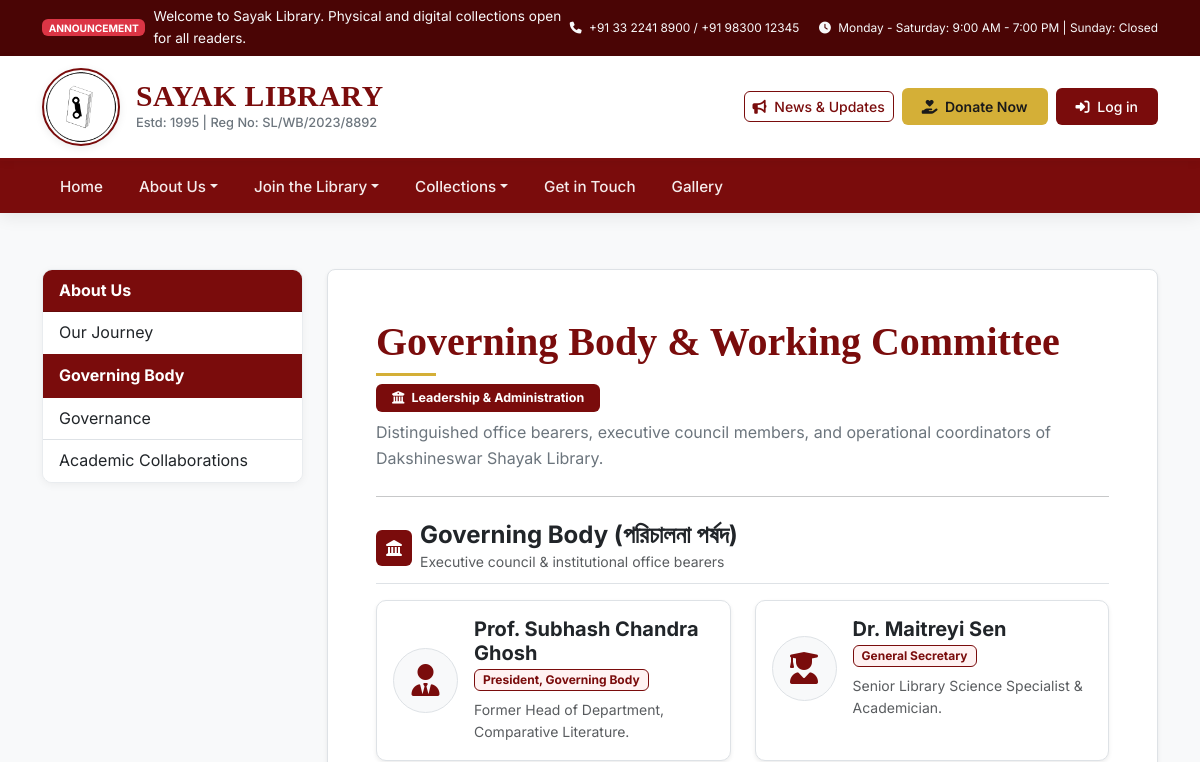
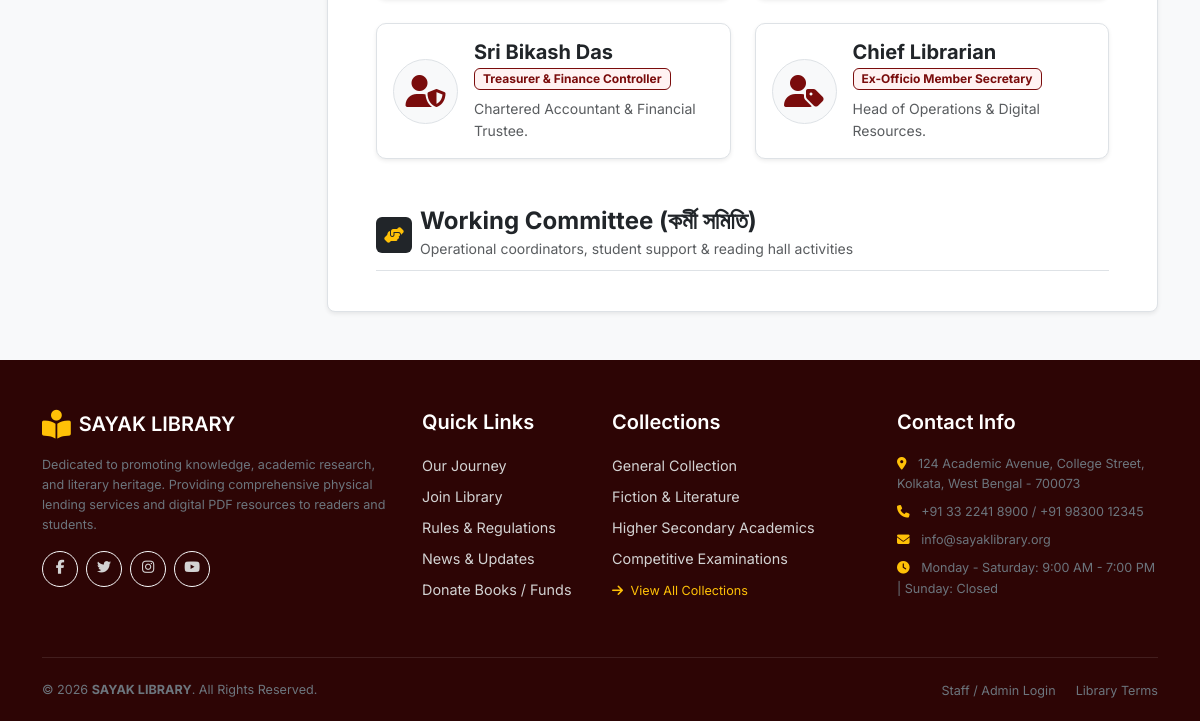
The app's page /governing-body.php, older data (2 pictures, top to bottom).
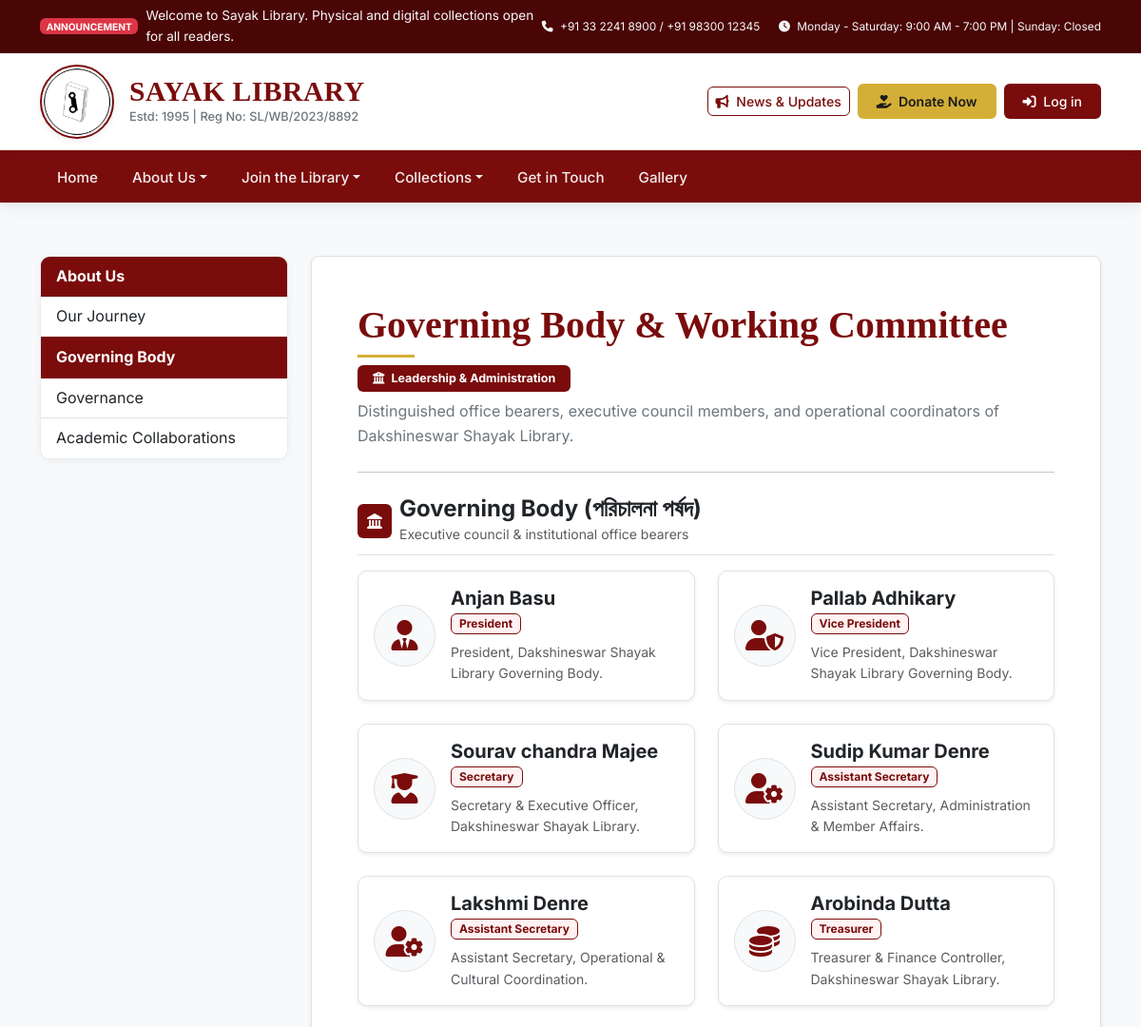
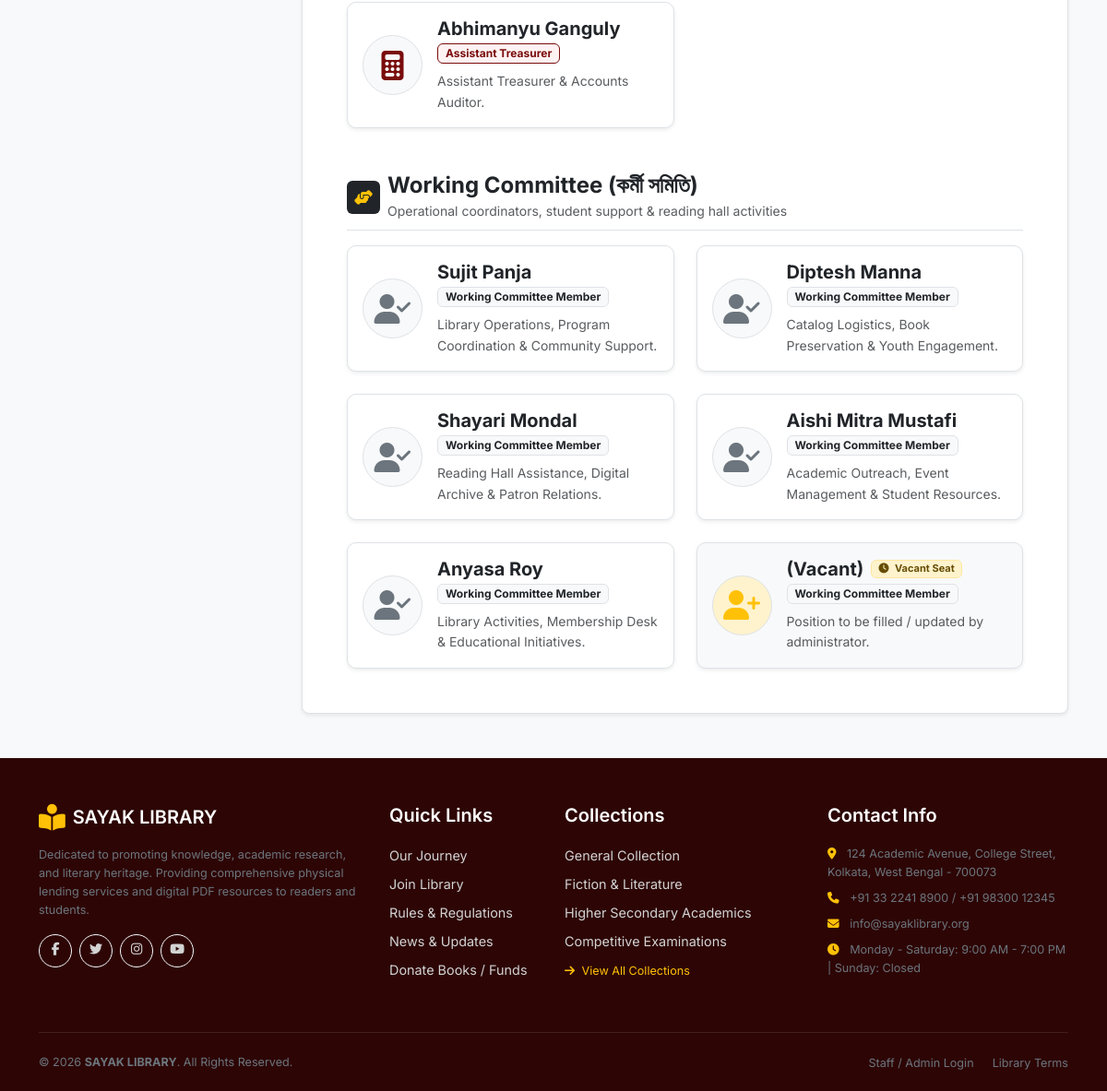
The same page, newer data (2 pictures, top to bottom).
### tables this page shows
CREATE TABLE `governing_body_members` (
  `id` INT UNSIGNED AUTO_INCREMENT PRIMARY KEY,
  `name` VARCHAR(150) NOT NULL,
  `designation` VARCHAR(150) NOT NULL,
  `committee_type` VARCHAR(50) NOT NULL DEFAULT 'Governing Body',
  `description` TEXT DEFAULT NULL,
  `photo` VARCHAR(255) DEFAULT NULL,
  `icon` VARCHAR(50) DEFAULT 'fa-user-tie',
  `sort_order` INT NOT NULL DEFAULT 0,
  `status` ENUM('Active', 'Inactive') NOT NULL DEFAULT 'Active',
  `created_at` TIMESTAMP DEFAULT CURRENT_TIMESTAMP,
  `updated_at` TIMESTAMP DEFAULT CURRENT_TIMESTAMP ON UPDATE CURRENT_TIMESTAMP
);

CREATE TABLE `categories` (
  `id` INT UNSIGNED AUTO_INCREMENT PRIMARY KEY,
  `category_name` VARCHAR(100) NOT NULL UNIQUE,
  `slug` VARCHAR(100) NOT NULL UNIQUE,
  `description` TEXT DEFAULT NULL,
  `status` ENUM('Active', 'Inactive') NOT NULL DEFAULT 'Active',
  `created_at` TIMESTAMP DEFAULT CURRENT_TIMESTAMP
);

### includes/functions.php (called while the page is built, shortened)
<?php
function escape(?string $string): string {
    return htmlspecialchars($string ?? '', ENT_QUOTES, 'UTF-8');
}

### governing-body.php (the view, shortened to what the changed rows need)
<?php
require_once __DIR__ . '/includes/header.php';
?>
<div class="container py-5">
    <div class="row">
        <div class="col-lg-9">
            <div class="bg-white p-4 p-md-5 rounded-3 shadow-sm border">
                <div class="d-flex justify-content-between align-items-center flex-wrap gap-2 mb-2">
                    <h1 class="section-title mb-0">Governing Body & Working Committee</h1>
                </div>
<?php
$db = getDB();
$allMembers = $db->query("SELECT * FROM governing_body_members WHERE status = 'Active' ORDER BY sort_order ASC, id ASC")->fetchAll();
$govBody = array_filter($allMembers, fn($m) => ($m['committee_type'] ?? 'Governing Body') === 'Governing Body');
$workingComm = array_filter($allMembers, fn($m) => ($m['committee_type'] ?? '') === 'Working Committee');
?>
                <div class="row g-4 mb-5">
                    <?php if (!empty($govBody)): ?>
                        <?php foreach ($govBody as $m): ?>
                            <div class="col-md-6">
                                <div class="card h-100 border p-3 sayak-card shadow-sm">
                                    <div class="d-flex align-items-center">
                                        <?php if (!empty($m['photo']) && file_exists(ROOT_PATH . 'uploads/governing_body/' . $m['photo'])): ?>
                                            <img src="<?= BASE_URL ?>uploads/governing_body/<?= escape($m['photo']) ?>" alt="<?= escape($m['name']) ?>" class="rounded-circle border border-2 border-maroon shadow-sm me-3 flex-shrink-0" style="width: 65px; height: 65px; object-fit: cover;">
                                        <?php else: ?>
                                            <div class="rounded-circle bg-light d-flex align-items-center justify-content-center me-3 flex-shrink-0 border" style="width:65px; height:65px;">
                                                <i class="fas <?= escape($m['icon'] ?: 'fa-user-tie') ?> fa-2x text-maroon" style="color: #7A0C0C;"></i>
                                            </div>
                                        <?php endif; ?>
                                        <div class="flex-grow-1">
                                            <h5 class="fw-bold mb-0 font-serif text-dark"><?= escape($m['name']) ?></h5>
                                            <span class="badge font-serif px-2 py-1 my-1" style="background-color: #FFF2F2; color: #7A0C0C; border: 1px solid #7A0C0C; font-size: 12px;">
                                                <?= escape($m['designation']) ?>
                                            </span>
                                            <?php if (!empty($m['description'])): ?>
                                                <p class="small text-muted mb-0 mt-1"><?= nl2br(escape($m['description'])) ?></p>
                                            <?php endif; ?>
                                        </div>
                                    </div>
                                </div>
                            </div>
                        <?php endforeach; ?>
                    <?php endif; ?>
                </div>
                <div class="row g-4">
                    <?php if (!empty($workingComm)): ?>
                        <?php foreach ($workingComm as $m): ?>
                            <?php $isVacant = (trim($m['name']) === '(Vacant)'); ?>
                            <div class="col-md-6">
                                <div class="card h-100 border p-3 sayak-card shadow-sm <?= $isVacant ? 'bg-light border-dashed' : '' ?>">
                                    <div class="d-flex align-items-center">
                                        <?php if (!empty($m['photo']) && file_exists(ROOT_PATH . 'uploads/governing_body/' . $m['photo'])): ?>
                                            <img src="<?= BASE_URL ?>uploads/governing_body/<?= escape($m['photo']) ?>" alt="<?= escape($m['name']) ?>" class="rounded-circle border border-2 border-maroon shadow-sm me-3 flex-shrink-0" style="width: 65px; height: 65px; object-fit: cover;">
                                        <?php else: ?>
                                            <div class="rounded-circle <?= $isVacant ? 'bg-warning-subtle' : 'bg-light' ?> d-flex align-items-center justify-content-center me-3 flex-shrink-0 border" style="width:65px; height:65px;">
                                                <i class="fas <?= escape($m['icon'] ?: ($isVacant ? 'fa-user-plus' : 'fa-user-check')) ?> fa-2x <?= $isVacant ? 'text-warning' : 'text-secondary' ?>"></i>
                                            </div>
                                        <?php endif; ?>
                                        <div class="flex-grow-1">
                                            <div class="d-flex align-items-center gap-2 flex-wrap">
                                                <h5 class="fw-bold mb-0 font-serif text-dark"><?= escape($m['name']) ?></h5>
                                                <?php if ($isVacant): ?>
                                                    <span class="badge bg-warning-subtle text-warning-emphasis border border-warning-subtle small" style="font-size: 11px;">
                                                        <i class="fas fa-clock me-1"></i> Vacant Seat
                                                    </span>
                                                <?php endif; ?>
                                            </div>
                                            <span class="badge bg-light text-dark border px-2 py-1 my-1 small">
                                                <?= escape($m['designation']) ?>
                                            </span>
                                            <?php if (!empty($m['description'])): ?>
                                                <p class="small text-muted mb-0 mt-1"><?= nl2br(escape($m['description'])) ?></p>
                                            <?php endif; ?>
                                        </div>
                                    </div>
                                </div>
                            </div>
                        <?php endforeach; ?>
                    <?php endif; ?>
                </div>
            </div>
        </div>
    </div>
</div>
<?php require_once __DIR__ . '/includes/footer.php'; ?>

### includes/footer.php (shortened to what the changed rows need)
</div>
<?php
$scriptPath = str_replace('\\', '/', $_SERVER['SCRIPT_NAME'] ?? '');
$isDashboard = (
    strpos($scriptPath, '/admin/') !== false ||
    strpos($scriptPath, '/librarian/') !== false ||
    strpos($scriptPath, '/member/') !== false ||
    (!empty($isDashboard))
);
?>
<?php if ($isDashboard): ?>
    <footer class="portal-footer py-3 text-center text-muted small border-top bg-white mt-auto d-print-none">
        <div class="container-fluid d-flex flex-wrap justify-content-between align-items-center px-4">
            <span>&copy; <?= date('Y') ?> <strong><?= escape(get_setting('library_name', 'SAYAK LIBRARY')) ?></strong> &bull; Library Management Portal</span>
            <div>
                <a href="<?= BASE_URL ?>" target="_blank" class="text-muted me-3 text-decoration-none"><i class="fas fa-globe me-1"></i> Public Website</a>
                <a href="<?= BASE_URL ?>logout.php" class="text-danger text-decoration-none"><i class="fas fa-sign-out-alt me-1"></i> Log Out</a>
            </div>
        </div>
    </footer>
<?php else: ?>
    <footer class="site-footer">
        <div class="container">
            <div class="row g-4">
                <div class="col-lg-3 col-md-4">
                    <ul class="list-unstyled">
                        <?php
                        $footerDb = getDB();
                        $footerCats = $footerDb->query("SELECT id, category_name FROM categories WHERE status = 'Active' ORDER BY id ASC LIMIT 5")->fetchAll();
                        foreach ($footerCats as $fc):
                        ?>
                            <li class="mb-2"><a href="<?= BASE_URL ?>collections.php?cat=<?= (int)$fc['id'] ?>"><?= escape($fc['category_name']) ?></a></li>
                        <?php endforeach; ?>
                    </ul>
                </div>
            </div>
        </div>
    </footer>
<?php endif; ?>
</body>
</html>

Row changes from the older to the newer data that the page shows:
changed governing_body_members: name "Prof. Subhash Chandra Ghosh" → "Anjan Basu"; designation "President, Governing Body" → "President"; description "Former Head of Department, Comparative Literature." → "President, Dakshineswar Shayak Library Governing Body."
changed governing_body_members: icon "fa-user-graduate" → "fa-user-shield" (drawn); name "Dr. Maitreyi Sen" → "Pallab Adhikary"; designation "General Secretary" → "Vice President"; description "Senior Library Science Specialist & Academician." → "Vice President, Dakshineswar Shayak Library Governing Body."
changed governing_body_members: icon "fa-user-shield" → "fa-user-graduate" (drawn); name "Sri Bikash Das" → "Sourav chandra Majee"; designation "Treasurer & Finance Controller" → "Secretary"; description "Chartered Accountant & Financial Trustee." → "Secretary & Executive Officer, Dakshineswar Shayak Library."
changed governing_body_members: icon "fa-user-tag" → "fa-user-cog" (drawn); name "Chief Librarian" → "Sudip Kumar Denre"; designation "Ex-Officio Member Secretary" → "Assistant Secretary"; description "Head of Operations & Digital Resources." → "Assistant Secretary, Administration & Member Affairs."
added governing_body_members: name "Lakshmi Denre", designation "Assistant Secretary", description "Assistant Secretary, Operational & Cultural Coordination.", shown under "Governing Body (পরিচালনা পর্ষদ)"
added governing_body_members: name "Arobinda Dutta", designation "Treasurer", description "Treasurer & Finance Controller, Dakshineswar Shayak Library.", shown under "Governing Body (পরিচালনা পর্ষদ)"
added governing_body_members: name "Abhimanyu Ganguly", designation "Assistant Treasurer", description "Assistant Treasurer & Accounts Auditor.", shown under "Governing Body (পরিচালনা পর্ষদ)"
added governing_body_members: name "Sujit Panja", designation "Working Committee Member", description "Library Operations, Program Coordination & Community Support.", shown under "Working Committee (কর্মী সমিতি)"
added governing_body_members: name "Diptesh Manna", designation "Working Committee Member", description "Catalog Logistics, Book Preservation & Youth Engagement.", shown under "Working Committee (কর্মী সমিতি)"
added governing_body_members: name "Shayari Mondal", designation "Working Committee Member", description "Reading Hall Assistance, Digital Archive & Patron Relations.", shown under "Working Committee (কর্মী সমিতি)"
added governing_body_members: name "Aishi Mitra Mustafi", designation "Working Committee Member", description "Academic Outreach, Event Management & Student Resources.", shown under "Working Committee (কর্মী সমিতি)"
added governing_body_members: name "Anyasa Roy", designation "Working Committee Member", description "Library Activities, Membership Desk & Educational Initiatives.", shown under "Working Committee (কর্মী সমিতি)"
added governing_body_members: name "(Vacant)", shows "Vacant Seat", designation "Working Committee Member", description "Position to be filled / updated by administrator.", shown under "Working Committee (কর্মী সমিতি)"
